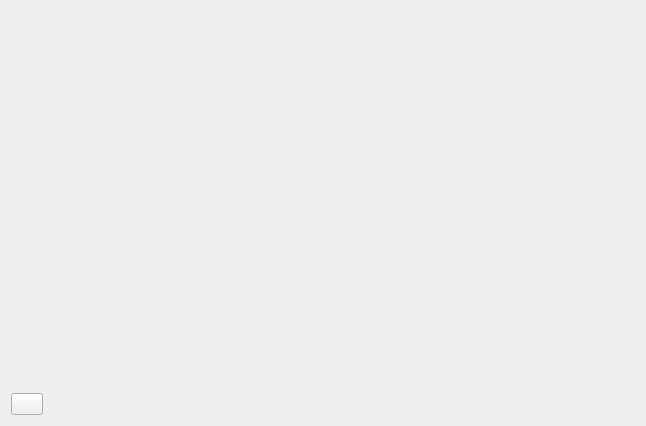
<?xml version="1.0" encoding="UTF-8"?>
<ui version="4.0">
 <class>Graphe</class>
 <widget class="QWidget" name="Graphe">
  <property name="geometry">
   <rect>
    <x>0</x>
    <y>0</y>
    <width>646</width>
    <height>426</height>
   </rect>
  </property>
  <property name="windowTitle">
   <string>Graphe</string>
  </property>
  <layout class="QGridLayout" name="gridLayout">
   <item row="1" column="0">
    <widget class="QPushButton" name="btn_RazYAxis">
     <property name="maximumSize">
      <size>
       <width>32</width>
       <height>32</height>
      </size>
     </property>
     <property name="toolTip">
      <string>&lt;html&gt;&lt;head/&gt;&lt;body&gt;&lt;p&gt;Réinitialise les bornes de l'axe&lt;/p&gt;&lt;/body&gt;&lt;/html&gt;</string>
     </property>
     <property name="text">
      <string/>
     </property>
     <property name="icon">
      <iconset resource="icons_kde.qrc">
       <normaloff>:/IconsKDE/32x32/status/appointment-recurring.png</normaloff>:/IconsKDE/32x32/status/appointment-recurring.png</iconset>
     </property>
    </widget>
   </item>
   <item row="0" column="0">
    <spacer name="verticalSpacer">
     <property name="orientation">
      <enum>Qt::Vertical</enum>
     </property>
     <property name="sizeHint" stdset="0">
      <size>
       <width>20</width>
       <height>40</height>
      </size>
     </property>
    </spacer>
   </item>
   <item row="0" column="1" rowspan="2">
    <widget class="QCustomPlot" name="GRF" native="true">
     <property name="minimumSize">
      <size>
       <width>200</width>
       <height>280</height>
      </size>
     </property>
    </widget>
   </item>
  </layout>
 </widget>
 <customwidgets>
  <customwidget>
   <class>QCustomPlot</class>
   <extends>QWidget</extends>
   <header>qcustomplot.h</header>
   <container>1</container>
  </customwidget>
 </customwidgets>
 <resources>
  <include location="icons_kde.qrc"/>
 </resources>
 <connections/>
</ui>
